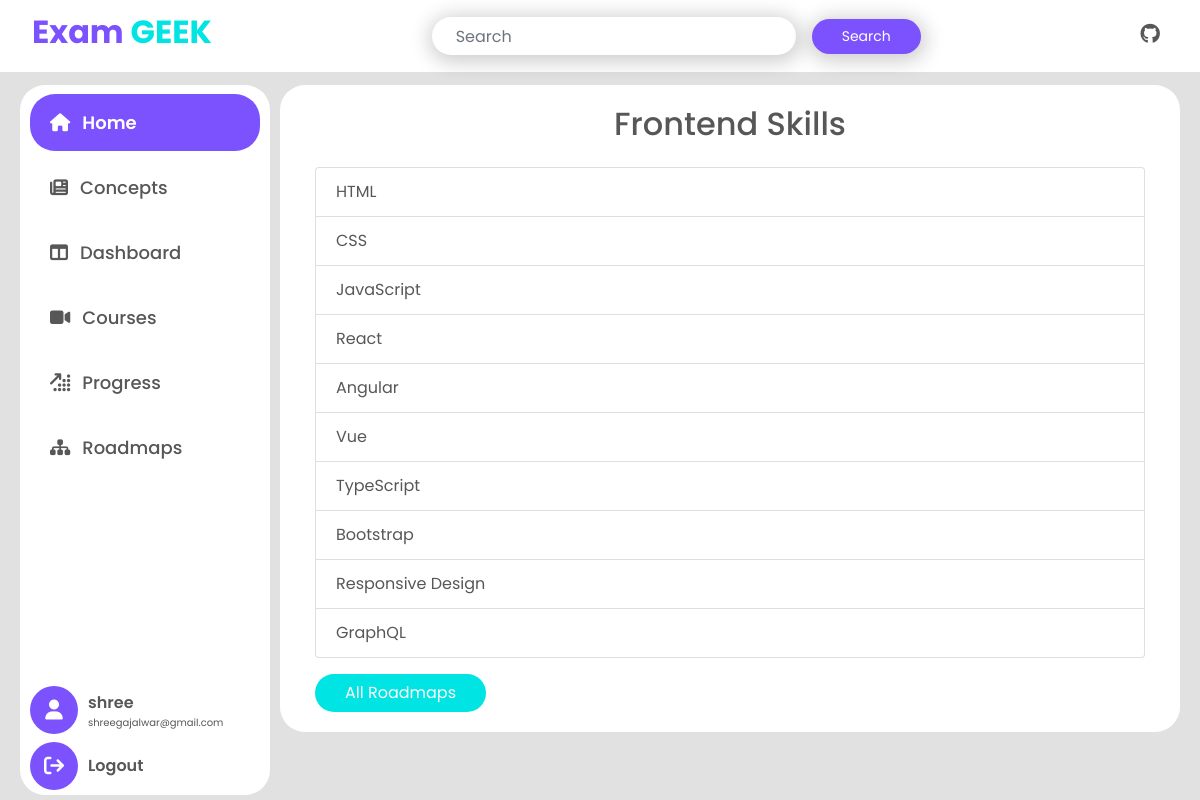
Page /roadmaps/Frontend/ (signed in) on the committed database.
### examapp/models.py (models this page shows, shortened)
class RoadMapList(models.Model):
    roadmap_name = models.CharField(max_length=255)
    skill = models.ManyToManyField(Skills)

class Skills(models.Model):
    skill = models.CharField(max_length=255)
    def __str__(self):
        return self.skill

### examapp/views.py (the view)
# urls.py: path('roadmaps/<str:profile>/', views.roadmap_detail, name='roadmap_detail'),
@login_required
def roadmap_detail(request, profile):
    profile_skills = RoadMapList.objects.get(roadmap_name=profile)
    context = {
        'profile': profile,
        'skills': profile_skills.skill.all()
    }
    return render(request, 'examapp/roadmap_details.html', context)

### examapp/templates/examapp/roadmap_details.html
{% extends 'base.html' %}
{% block content %}
    {% include 'sidebar.html'%}
    <div class="content">
        <div class="container ">
            <h2 class="text-center mb-4">{{ profile }} Skills</h2>
            <ul class="list-group">
                {% for skill in skills %}
                <li class="list-group-item">{{ skill }}</li>
                {% endfor %}
            </ul>
            <div class="mt-3">
                <a href="{% url 'roadmaps' %}" class="btn btn-theme-secondary">All Roadmaps</a>
            </div>
        </div>
    </div>
{% endblock %}

### examapp/templates/sidebar.html (shortened to what this page needs)
<div class="sidebar">
   <div class="d-flex flex-column side-link">
       <a class="home " data-id="home" href="{% url 'home'%}"><i class="fa-solid fa-house"></i> <span>Home</span></a>
       <a class="news " data-id="news" href="{% url 'concepts' %}"><i class="fa-solid fa-newspaper"></i><span>Concepts</span></a>
       <a class="dashboard " data-id="dashboard" href="{% url 'dashboard' %}"><i class="fa-solid fa-table-columns"></i><span>Dashboard</span></a>
       <a class="courses" data-id="courses" href="{% url 'courses'%}"><i class="fa-solid fa-video"></i><span>Courses</span></a>
       <a class="profile" data-id="profile" href="{% url 'progress'%}"> <i class="fa-solid fa-arrow-up-right-dots"></i> <span>Progress</span></a>
       <a class="roadmaps" data-id="roadmaps" href="{% url 'roadmaps'%}"><i class="fa-solid fa-sitemap"></i><span>Roadmaps</span></a>
   </div>
   <div class="d-flex flex-column ">
        <div class="sidebar-profile mb-2">
            <div class="sidebar-profile-icon">
                <i class="fa-solid fa-user"></i>
            </div>
            <div class="sidebar-profile-content">
                <span class="sidebar-profile-name">{{ user.username }}</span>
                <span class="sidebar-profile-email">{{ user.email }}</span>
            </div>
        </div>
        <div class="sidebar-logout">
            <div class="sidebar-profile-icon">
                <a class="settings" data-id="settings" href="{% url 'logout'%}"><i class="fa-solid fa-arrow-right-from-bracket"></i></a>
            </div>
            <div class="sidebar-profile-content">
                <span class="sidebar-profile-name">Logout</span>
            </div>
        </div>
   </div>
</div>

### examapp/static/examapp/style.css (style rules this page uses)
body { font-family: 'Poppins', sans-serif; background-color: #e1e1e1; color: #575757; }
a { text-decoration: none; }
.btn-theme-secondary { background: #00e4e3; border-radius: 25px; padding: 7px 30px; border: none; outline: none; text-decoration: none; color: white; }
.sidebar { height: calc(100vh - 90px); width: 250px; position: fixed; background-color: #fff; padding: 5px 10px; color: #575757; border-radius: 25px; display: flex; flex-direction: column; justify-content: space-between; transition: all 0.5s; z-index: 5; }
.sidebar .side-link a { padding: 15px 20px; text-decoration: none; font-size: 18px; color: #575757; display: flex; align-items: center; gap: 12px; border-right: 5px solid transparent; transition: all 0.9s; border-radius: 25px; font-weight: 500; margin: 4px 0px; cursor: pointer; }
.sidebar .side-link a.active { background-color: #7c51fe; color: #fff; font-weight: 600; }
.content { margin-top: 15px; margin-left: 260px; padding: 20px; background-color: #fff; border-radius: 25px; }
.sidebar-logout, .sidebar-profile { display: flex; gap: 10px; }
.sidebar-profile-icon { display: flex; justify-content: center; align-items: center; height: 3rem; width: 3rem; background-color: #7c51fe; color: #fff; font-size: 20px; border-radius: 50%; }
.sidebar-profile-icon a { color: #ffffff; cursor: pointer; }
.sidebar-profile-content { display: flex; flex-direction: column; align-items: flex-start; justify-content: center; }
.sidebar-profile-name { font-size: 16px; font-weight: 600; }
.sidebar-profile-email { margin-top: 0px; margin-bottom: 0px; font-size: 10px; }

### examapp/static/examapp/css/glass_notify.css (style rules this page uses)
body { min-height: 100vh; }

### rows in the picture
RoadMapList: roadmap_name "Frontend"
Skills: skill "HTML"
Skills: skill "CSS"
Skills: skill "JavaScript"
Skills: skill "React"
Skills: skill "Angular"
Skills: skill "Vue"
Skills: skill "TypeScript"
Skills: skill "Bootstrap"
Skills: skill "Responsive Design"
Skills: skill "GraphQL"

### other values in the picture
{{ user.username }} "shree"
{{ user.email }} "shreegajalwar@gmail.com"
